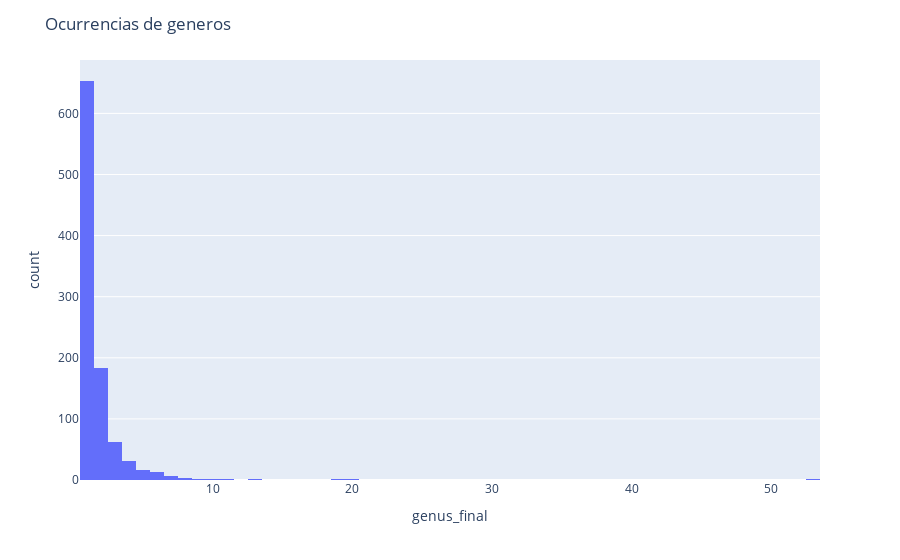

Notebook source saved alongside this figure:
### Code cell
print("Genero: \n\n",data.genus_final.value_counts())
px.histogram(data.genus_final.value_counts(), nbins = 53, x="genus_final").update_layout(title_text="Ocurrencias de generos")

### Figure 1 — Plotly figure (JSON) as saved in the notebook; plotly's stock layout.template omitted (floating-point values rounded to 4 significant figures; data arrays with more than 128 entries replaced by an {"elided": "..."} marker saying what was removed)
{"data": [{"alignmentgroup": "True", "bingroup": "x", "hovertemplate": "genus_final=%{x}<br>count=%{y}<extra></extra>", "legendgroup": "", "marker": {"color": "#636efa", "pattern": {"shape": ""}}, "name": "", "nbinsx": 53, "offsetgroup": "", "orientation": "v", "showlegend": false, "type": "histogram", "x": {"elided": "978 int values"}, "xaxis": "x", "yaxis": "y"}], "layout": {"barmode": "relative", "legend": {"tracegroupgap": 0}, "margin": {"t": 60}, "title": {"text": "Ocurrencias de generos"}, "xaxis": {"anchor": "y", "domain": [0, 1], "title": {"text": "genus_final"}}, "yaxis": {"anchor": "x", "domain": [0, 1], "title": {"text": "count"}}}}
